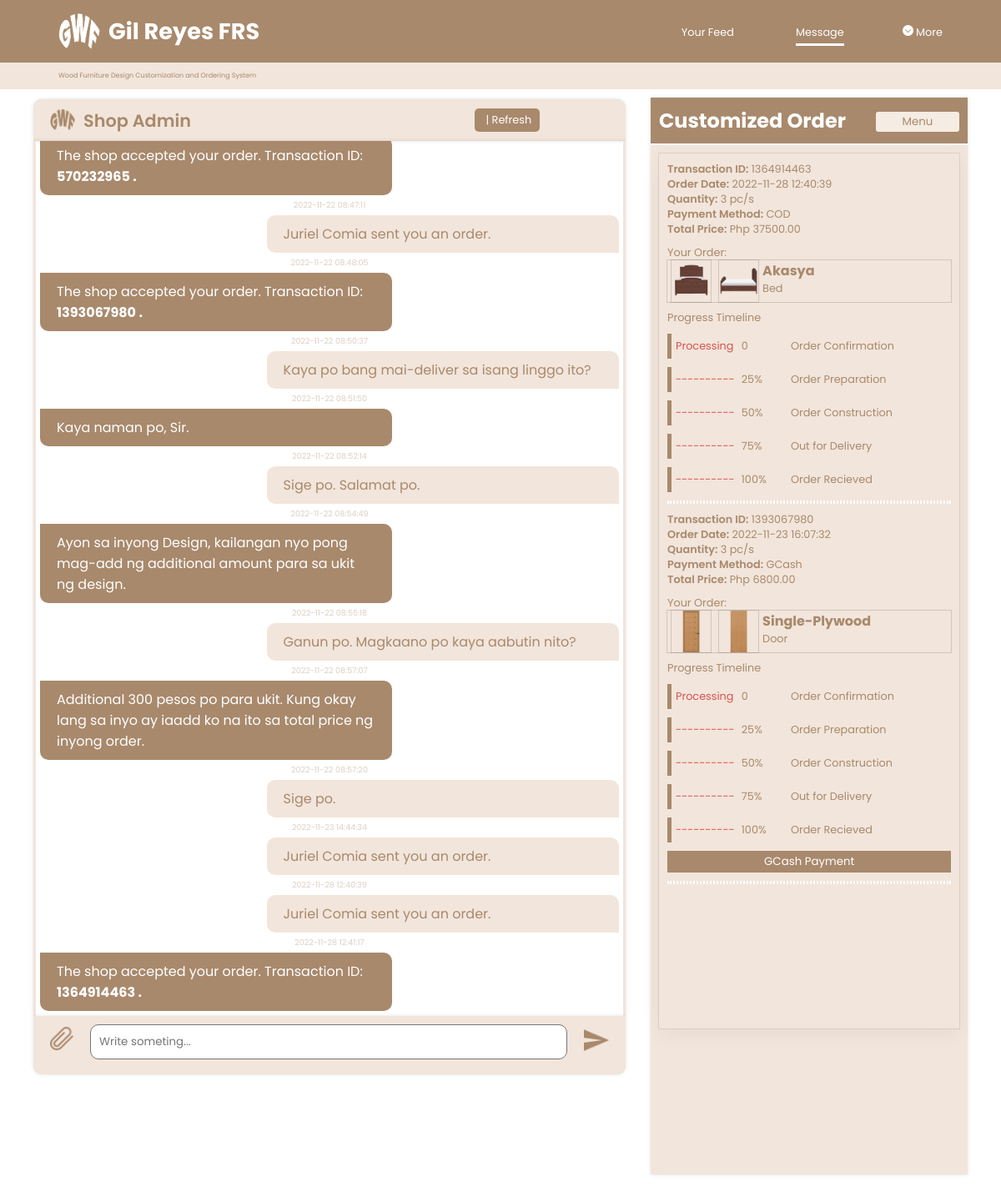
The page /src/sys-user/message-page/userMessage-customized.php (signed in) on the database its author committed.
### tables this page shows
CREATE TABLE `tb_pointmessage` (
  `message_id` int(11) NOT NULL,
  `message_to` varchar(50) NOT NULL,
  `message_from` varchar(50) NOT NULL,
  `message_content` text NOT NULL,
  `sender_name` varchar(50) NOT NULL,
  `msg_timestamp` timestamp NOT NULL DEFAULT current_timestamp(),
  `msg_file` varchar(255) NOT NULL
);

CREATE TABLE `tb_orderprocess` (
  `id` int(255) NOT NULL,
  `trans_id` int(255) NOT NULL,
  `user_id` int(255) NOT NULL,
  `product_id` int(255) NOT NULL,
  `fullname` varchar(255) NOT NULL,
  `phone_no` varchar(255) NOT NULL,
  `address` varchar(255) NOT NULL,
  `postal_code` varchar(255) NOT NULL,
  `house_no` varchar(255) NOT NULL,
  `settings` varchar(255) NOT NULL,
  `order_qty` int(255) NOT NULL,
  `payment_method` varchar(255) NOT NULL,
  `total_price` decimal(10,0) NOT NULL,
  `datetime` timestamp NOT NULL DEFAULT current_timestamp() ON UPDATE current_timestamp()
);

CREATE TABLE `tb_customize` (
  `id` int(11) NOT NULL,
  `cust_id` varchar(255) NOT NULL,
  `user_id` varchar(255) NOT NULL,
  `size` varchar(255) NOT NULL,
  `type` varchar(255) NOT NULL,
  `qty` int(255) NOT NULL,
  `price` varchar(255) NOT NULL,
  `category` varchar(255) NOT NULL,
  `note` varchar(255) NOT NULL,
  `img_front` varchar(255) NOT NULL,
  `img_back` varchar(255) NOT NULL,
  `sent` int(1) NOT NULL
);

CREATE TABLE `tb_progress` (
  `id` int(11) NOT NULL,
  `trans_id` int(255) NOT NULL,
  `zero` varchar(255) NOT NULL,
  `two_five` varchar(255) NOT NULL,
  `fifty` varchar(255) NOT NULL,
  `seven_five` varchar(255) NOT NULL,
  `hundred` varchar(255) NOT NULL
);

### src/php-database/user-session.php (called while the page is built, shortened)
<?php
    require 'dbconnect.php';
    $user_check=$_SESSION['login_user'];
    $ses_sql=mysqli_query($conn,"select * from tb_user where email='$user_check'");
    $row=mysqli_fetch_array($ses_sql,MYSQLI_ASSOC);
    $loggedin_uid=$row['unique_id'];
?>

### src/sys-user/message-page/userMessage-customized.php (the view, shortened to what this page needs)
<?php include '../../php-database/user-session.php'; ?>
<!DOCTYPE html>
<html lang="en">
<head>
    <link rel="stylesheet" href="userMessage.css?v=<?php echo time(); ?>">
</head>
<body>
    <header>
        <div class="app-name">
            <a href="">
                <img src="../../../image/logo.png" alt="">
                <h1>Gil Reyes FRS</h1>
            </a>
        </div>
        <nav class="block">
            <a class="a" href="../home-page/userhome.php">Your Feed</a>
            <a class="a" href="../message-page/userMessage.php" style="border-bottom: 3px solid white; padding-bottom: 5px;">Message</a>
            <div class="dropdown" style="float:right;">
                <a class="dropbtn"><img src="../../../image/icon/down-chevron.png" alt="" width="13px" height="13px"> More</a>
            </div>
        </nav>
    </header>
    <div class="divider">
        <p>Wood Furniture Design Customization and Ordering System</p>
    </div>
    <main>
        <div class="container">
            <section class="message-cont" id="message-cont">
                <div class="message-head">
                    <img src="../../../image/logo2.png" alt="" width="30px" height="30px">
                    <a class="shop" href="../home-page/userhome.php">Shop Admin</a>
                    <div class="refresh-btn">
                        <a href="../../php-database/read-message.php?unique_id=<?php echo $loggedin_uid; ?>">&nbsp|&nbspRefresh</a>
                    </div>
                </div>
                <div class="message-box" id="your_div">
                <?php
                    require_once '../../php-database/user-session.php';
                    $shopid = '1135622190';
                    $query = "SELECT * FROM tb_pointmessage WHERE message_to = $shopid
                            AND message_from = $loggedin_uid OR message_to = $loggedin_uid
                            AND message_from = $shopid ORDER BY msg_timestamp ASC";
                    $result = mysqli_query($conn, $query);
                    if(mysqli_num_rows($result) > 0){
                        while ($row = mysqli_fetch_assoc($result))
                            {
                                if($row['message_from'] === $shopid){
                                    if($row['message_content'] == NULL) {
                                        echo '  <p class="time-s">'. $row['msg_timestamp'] .'</p>
                                        <div class="message-me message">
                                            <div class="message-one">
                                                <img src=../../sys-admin/message-page/'. $row['msg_file'] .' width="360px">
                                            </div>
                                        </div>';
                                    } else {
                                        echo '  <p class="time-s">'. $row['msg_timestamp'] .'</p>
                                        <div class="message-me message">
                                            <div class="message-one">
                                                <p>'. $row['message_content'] .'</p>
                                            </div>
                                        </div>';
                                    }
                                }
                                elseif($row['message_from'] === $loggedin_uid) {
                                    if($row['message_content'] == NULL) {
                                        echo  '<p class="time-s">'. $row['msg_timestamp'] .'</p>
                                            <div class="message-admin">
                                                <div class="message-two message">
                                                    <img src='. $row['msg_file'] .' width="360px">
                                                </div>
                                            </div>';
                                    } else {
                                        echo  '<p class="time-s">'. $row['msg_timestamp'] .'</p>
                                            <div class="message-admin">
                                                <div class="message-two message">
                                                    <p>'. $row['message_content'] .'</p>
                                                </div>
                                            </div>';
                                    }
                                }
                            }
                        }else
                            {
                                echo '<p class="nm">No Message</p>';
                            }
                ?>
                </div>
                <div class="message-input">
                    <form action="userSend.php" method="post" enctype="multipart/form-data">
                        <div class="file">
                            <label for="file_upload" title="Attach File"><img src="../../../image/icon/attach-paperclip-symbol.png" alt="" width="28px" height="28px"></label>
                        </div>
                        <textarea id="mytextarea" name="message_content" cols="82" rows="1" placeholder="Write someting..."></textarea>
                        <button title="Send" name="submit"><img src="../../../image/icon/send.png" alt="" width="30px" height="30px"></button>
                    </form>
                </div>
            </section>
            <section class="progress-cont">
                <div class="progress" id="progress">
                    <div class="progress-header">
                        <h2>Customized Order</h2>
                        <div class="dropdown" style="float:right;">
                            <button class="dropbtn">Menu</button>
                        </div>
                    </div>
                    <div class="progress-bar-cont">
                        <?php
                            include '../../php-database/dbconnect.php';
                            $query = "SELECT * FROM tb_orderprocess INNER JOIN tb_customize ON tb_orderprocess.product_id = tb_customize.cust_id WHERE tb_orderprocess.user_id = '$loggedin_uid' ORDER BY tb_orderprocess.id DESC";
                            $result = mysqli_query($conn, $query);
                        ?>
                        <div class="canvas">
                            <?php
                                while ($row = mysqli_fetch_assoc($result))
                                {
                            ?>
                            <div class="tran-cont">
                                <div class="p-s">
                                    <p class="title">Transaction ID:</p>
                                    <p>&nbsp<?php echo $row['trans_id']; ?></p>
                                </div>
                                <div class="d-t">
                                    <p class="title">Order Date:</p>
                                    <p>&nbsp<?php echo $row['datetime']; ?></p>
                                </div>
                                <div class="d-t">
                                    <p class="title">Quantity:</p>
                                    <p>&nbsp<?php echo $row['order_qty']; ?> pc/s</p>
                                </div>
                                <div class="d-t">
                                    <p class="title">Payment Method:</p>
                                    <p>&nbsp<?php echo $row['payment_method']; ?></p>
                                </div>
                                <div class="d-t">
                                    <p class="title">Total Price:</p>
                                    <p>&nbspPhp <?php echo $row['total_price']; ?>.00</p>
                                </div>
                            </div>
                            <div class="order">
                                <p>Your Order:</p>
                                <div class="spe-order">
                                    <img src="../customization-page/<?php echo $row['img_front']; ?>" alt="" height="50px">
                                    <img src="../customization-page/<?php echo $row['img_back']; ?>" alt="" height="50px">
                                    <div>
                                        <h4><?php echo $row['type']; ?></h4>
                                        <p><?php echo $row['category']; ?></p>
                                    </div>
                                </div>
                            </div>
                            <?php
                                $trans_id2=$row['trans_id'];
                                $sql2 = "SELECT * FROM tb_progress WHERE trans_id = '$trans_id2'";
                                $result2 = mysqli_query($conn, $sql2);
                                while ($data = mysqli_fetch_assoc($result2))
                                {
                            ?>
                            <div class="progress-timeline">
                                <p>Progress Timeline</p>
                                <div class="percentage">
                                    <div class="prog-status">
                                        <p><?php echo $data['zero']; ?></p>
                                    </div>
                                    <div class="percent">
                                        <p>0</p>
                                    </div>
                                    <div class="prog-desc">
                                        <p>Order Confirmation</p>
                                    </div>
                                </div>
                                <div class="percentage">
                                    <div class="prog-status">
                                        <p><?php echo $data['two_five']; ?></p>
                                    </div>
                                    <div class="percent">
                                        <p>25%</p>
                                    </div>
                                    <div class="prog-desc">
                                        <p>Order Preparation</p>
                                    </div>
                                </div>
                                <div class="percentage">
                                <div class="prog-status">
                                        <p><?php echo $data['fifty']; ?></p>
                                    </div>
                                    <div class="percent">
                                        <p>50%</p>
                                    </div>
                                    <div class="prog-desc">
                                        <p>Order Construction</p>
                                    </div>
                                </div>
                                <div class="percentage">
                                <div class="prog-status">
                                        <p><?php echo $data['seven_five']; ?></p>
                                    </div>
                                    <div class="percent">
                                        <p>75%</p>
                                    </div>
                                    <div class="prog-desc">
                                        <p>Out for Delivery</p>
                                    </div>
                                </div>
                                <div class="percentage">
                                <div class="prog-status">
                                        <p><?php echo $data['hundred']; ?></p>
                                    </div>
                                    <div class="percent">
                                        <p>100%</p>
                                    </div>
                                    <div class="prog-desc">
                                        <p>Order Recieved</p>
                                    </div>
                                </div>
                                <?php
                                            if($row['payment_method'] == 'GCash') {
                                                echo "  <form action='../gcash-payment/' method='GET'>
                                                            <input name='trans_id' type='hidden' value='$trans_id2'>
                                                            <input type='submit' value='GCash Payment' class='rate-order' style='border: none;'>
                                                        </form>";
                                            } else {
                                                echo "";
                                            }
                                ?>
                                <div class="line"></div>
                            </div>
                            <?php }} ?>
                        </div>
                    </div>
                </div>
            </section>
        </div>
    </main>
</body>
</html>

### rows shown on the page
tb_pointmessage: message_content "The shop accepted your order. Transaction ID: 570232965 ."
tb_pointmessage: msg_timestamp "2022-11-22 08:47:11", message_content "Juriel Comia sent you an order."
tb_pointmessage: msg_timestamp "2022-11-22 08:48:05", message_content "The shop accepted your order. Transaction ID: 1393067980 ."
tb_pointmessage: msg_timestamp "2022-11-22 08:50:37", message_content "Kaya po bang mai-deliver sa isang linggo ito?"
tb_pointmessage: msg_timestamp "2022-11-22 08:51:50", message_content "Kaya naman po, Sir."
tb_pointmessage: msg_timestamp "2022-11-22 08:52:14", message_content "Sige po. Salamat po."
tb_pointmessage: msg_timestamp "2022-11-22 08:54:49", message_content "Ayon sa inyong Design, kailangan nyo pong mag-add ng additional amount para sa ukit ng design."
tb_pointmessage: msg_timestamp "2022-11-22 08:55:18", message_content "Ganun po. Magkaano po kaya aabutin nito?"
tb_pointmessage: msg_timestamp "2022-11-22 08:57:07", message_content "Additional 300 pesos po para ukit. Kung okay lang sa inyo ay iaadd ko na ito sa total price ng inyong order."
tb_pointmessage: msg_timestamp "2022-11-22 08:57:20", message_content "Sige po."
tb_pointmessage: msg_timestamp "2022-11-23 14:44:34", message_content "Juriel Comia sent you an order."
tb_pointmessage: msg_timestamp "2022-11-28 12:40:39", message_content "Juriel Comia sent you an order."
tb_pointmessage: msg_timestamp "2022-11-28 12:41:17", message_content "The shop accepted your order. Transaction ID: 1364914463 ."
tb_orderprocess: trans "1364914463", datetime "2022-11-28 12:40:39", order_qty "3", payment_method "COD", total_price "37500", tb_customize.img_front (picture), tb_customize.img_back (picture), tb_customize.type "Akasya", tb_customize.category "Bed"
tb_progress: zero "Processing", two_five "----------", fifty "----------", seven_five "----------", hundred "----------"
tb_orderprocess: trans "1393067980", datetime "2022-11-23 16:07:32", order_qty "3", payment_method "GCash", total_price "6800", tb_customize.img_front (picture), tb_customize.img_back (picture), tb_customize.type "Single-Plywood", tb_customize.category "Door"
tb_progress: zero "Processing", two_five "----------", fifty "----------", seven_five "----------", hundred "----------"
